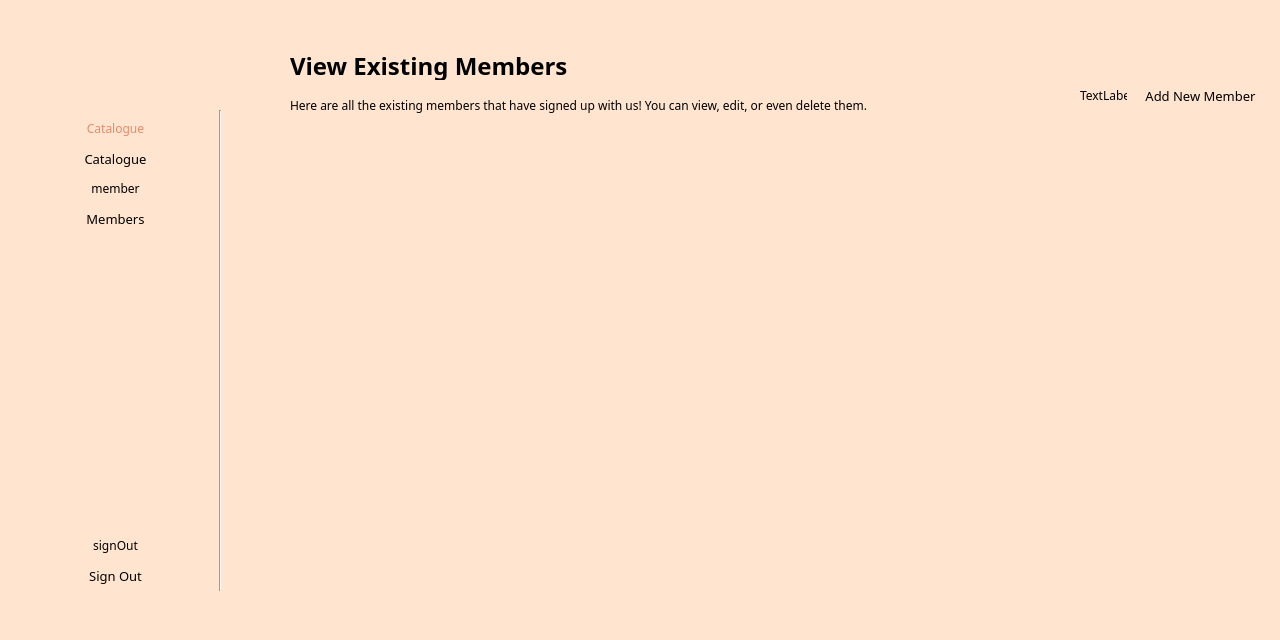
<?xml version="1.0" encoding="UTF-8"?>
<ui version="4.0">
 <class>adminMemberCatalogue</class>
 <widget class="QMainWindow" name="adminMemberCatalogue">
  <property name="geometry">
   <rect>
    <x>0</x>
    <y>0</y>
    <width>1280</width>
    <height>640</height>
   </rect>
  </property>
  <property name="minimumSize">
   <size>
    <width>1280</width>
    <height>640</height>
   </size>
  </property>
  <property name="maximumSize">
   <size>
    <width>1280</width>
    <height>640</height>
   </size>
  </property>
  <property name="windowTitle">
   <string>MainWindow</string>
  </property>
  <widget class="QWidget" name="centralwidget">
   <property name="styleSheet">
    <string notr="true">QWidget{
	background: #FFE5D0;
	font-family: Montserrat;
}

QLineEdit {
	border: 1px solid;
	border-radius: 15px;
	border-color: #e5e5e5;
	background-color: palette(base);
	padding: 0px 5px;
	font-size: 13px;
}

QPushButton {
	border-radius: 15px; 
	font-size: 13px;
	height: 31px; 
}</string>
   </property>
   <widget class="QScrollArea" name="scrollArea">
    <property name="geometry">
     <rect>
      <x>260</x>
      <y>140</y>
      <width>1011</width>
      <height>471</height>
     </rect>
    </property>
    <property name="styleSheet">
     <string notr="true">QScrollArea {
	border: none;
}
</string>
    </property>
    <property name="widgetResizable">
     <bool>true</bool>
    </property>
    <widget class="QWidget" name="scrollAreaWidgetContents">
     <property name="geometry">
      <rect>
       <x>0</x>
       <y>0</y>
       <width>1011</width>
       <height>471</height>
      </rect>
     </property>
     <property name="styleSheet">
      <string notr="true">QWidget {
	background-color: #FFE5D0;
	/*border: none;*/
}

QGridLayout {
	/*border: none;*/
}

QPushButton {
	margin-right: 10px; 
	height: 31px; 
	/*max-width: 100px; */
}
</string>
     </property>
     <layout class="QHBoxLayout" name="horizontalLayout">
      <item>
       <layout class="QGridLayout" name="gridLayout_3"/>
      </item>
     </layout>
    </widget>
   </widget>
   <widget class="QWidget" name="layoutWidget">
    <property name="geometry">
     <rect>
      <x>20</x>
      <y>120</y>
      <width>191</width>
      <height>471</height>
     </rect>
    </property>
    <layout class="QVBoxLayout" name="verticalLayout_2">
     <item>
      <widget class="QLabel" name="catalogueIcon_2">
       <property name="styleSheet">
        <string notr="true">QLabel{
	color: rgb(231, 138, 107);
}</string>
       </property>
       <property name="text">
        <string>Catalogue</string>
       </property>
       <property name="alignment">
        <set>Qt::AlignCenter</set>
       </property>
      </widget>
     </item>
     <item>
      <widget class="QPushButton" name="catalogueBtn_2">
       <property name="styleSheet">
        <string notr="true">QPushButton{
	border-radius:15px;
	font: 14px &quot;Montserrat&quot;;
}

QPushButton:hover {
	text-decoration: underline;
}</string>
       </property>
       <property name="text">
        <string>Catalogue</string>
       </property>
      </widget>
     </item>
     <item>
      <widget class="QLabel" name="memberIcon_2">
       <property name="text">
        <string>member</string>
       </property>
       <property name="alignment">
        <set>Qt::AlignCenter</set>
       </property>
      </widget>
     </item>
     <item>
      <widget class="QPushButton" name="memberBtn_2">
       <property name="styleSheet">
        <string notr="true">QPushButton{
	border-radius:15px;
	font: 14px &quot;Montserrat&quot;;
}

QPushButton:hover {
	text-decoration: underline;
}</string>
       </property>
       <property name="text">
        <string>Members</string>
       </property>
      </widget>
     </item>
     <item>
      <spacer name="verticalSpacer_2">
       <property name="orientation">
        <enum>Qt::Vertical</enum>
       </property>
       <property name="sizeHint" stdset="0">
        <size>
         <width>20</width>
         <height>40</height>
        </size>
       </property>
      </spacer>
     </item>
     <item>
      <widget class="QLabel" name="signoutIcon_2">
       <property name="text">
        <string>signOut</string>
       </property>
       <property name="alignment">
        <set>Qt::AlignCenter</set>
       </property>
      </widget>
     </item>
     <item>
      <widget class="QPushButton" name="signoutBtn_2">
       <property name="styleSheet">
        <string notr="true">QPushButton{
	border-radius:15px;
	font: 14px &quot;Montserrat&quot;;
}

QPushButton:hover {
	text-decoration: underline;
}</string>
       </property>
       <property name="text">
        <string>Sign Out</string>
       </property>
      </widget>
     </item>
    </layout>
   </widget>
   <widget class="QLabel" name="logoImage">
    <property name="geometry">
     <rect>
      <x>10</x>
      <y>20</y>
      <width>221</width>
      <height>71</height>
     </rect>
    </property>
    <property name="text">
     <string/>
    </property>
    <property name="pixmap">
     <pixmap resource="resources.qrc">:/resources/images/bblLogo.png</pixmap>
    </property>
   </widget>
   <widget class="Line" name="line">
    <property name="geometry">
     <rect>
      <x>210</x>
      <y>110</y>
      <width>21</width>
      <height>481</height>
     </rect>
    </property>
    <property name="styleSheet">
     <string notr="true">Line{
	color:rgb(221, 46, 68);
}</string>
    </property>
    <property name="orientation">
     <enum>Qt::Vertical</enum>
    </property>
   </widget>
   <widget class="QLabel" name="pageTitle">
    <property name="geometry">
     <rect>
      <x>290</x>
      <y>40</y>
      <width>331</width>
      <height>51</height>
     </rect>
    </property>
    <property name="styleSheet">
     <string notr="true">QLabel{
	font-size: 24px;
	font-weight: bold;
}</string>
    </property>
    <property name="text">
     <string>View Existing Members</string>
    </property>
   </widget>
   <widget class="QLabel" name="pageDesc">
    <property name="geometry">
     <rect>
      <x>290</x>
      <y>80</y>
      <width>771</width>
      <height>51</height>
     </rect>
    </property>
    <property name="text">
     <string>Here are all the existing members that have signed up with us! You can view, edit, or even delete them.</string>
    </property>
   </widget>
   <widget class="QLabel" name="addMemberIcon">
    <property name="geometry">
     <rect>
      <x>1080</x>
      <y>80</y>
      <width>47</width>
      <height>31</height>
     </rect>
    </property>
    <property name="text">
     <string>TextLabel</string>
    </property>
   </widget>
   <widget class="QPushButton" name="addMemberBtn">
    <property name="geometry">
     <rect>
      <x>1140</x>
      <y>80</y>
      <width>121</width>
      <height>31</height>
     </rect>
    </property>
    <property name="styleSheet">
     <string notr="true">QPushButton:hover {
	text-decoration: underline;
}</string>
    </property>
    <property name="text">
     <string>Add New Member</string>
    </property>
   </widget>
  </widget>
  <widget class="QMenuBar" name="menubar">
   <property name="geometry">
    <rect>
     <x>0</x>
     <y>0</y>
     <width>1280</width>
     <height>21</height>
    </rect>
   </property>
  </widget>
 </widget>
 <resources>
  <include location="resources.qrc"/>
 </resources>
 <connections/>
</ui>
